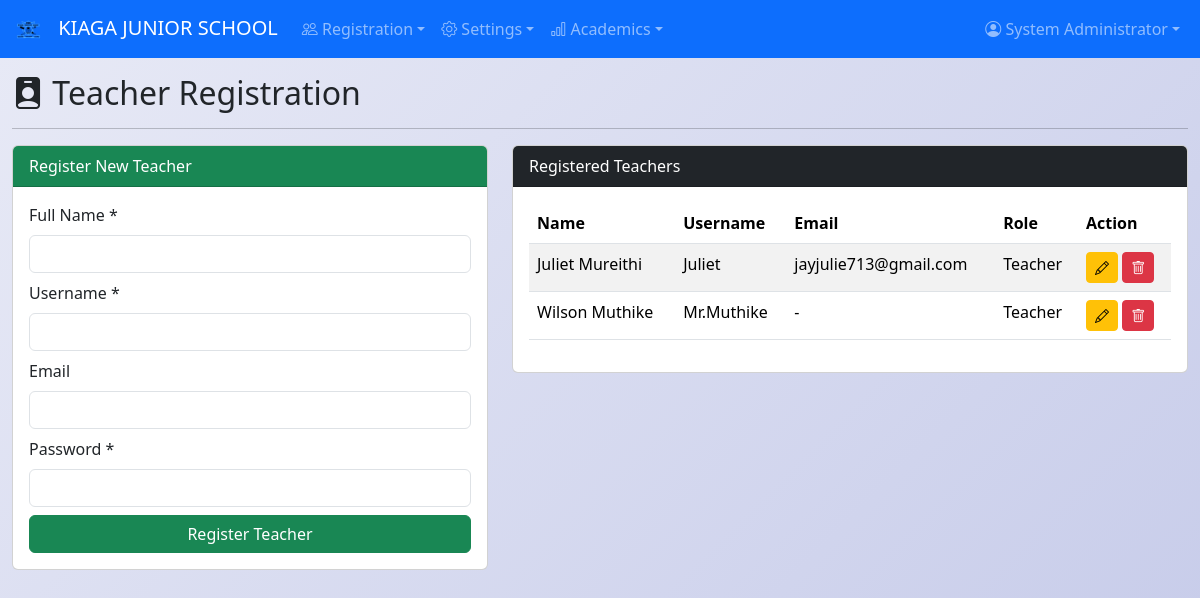
Screenshot of /teachers (signed in) with the database file from the repository.
### app.py (models this page shows, shortened)
class SchoolSettings(db.Model):
    id = db.Column(db.Integer, primary_key=True)
    school_name = db.Column(db.String(200), nullable=False, default='My School')
    school_address = db.Column(db.Text, nullable=True)
    school_phone = db.Column(db.String(50), nullable=True)
    school_email = db.Column(db.String(120), nullable=True)
    school_motto = db.Column(db.String(200), nullable=True)
    principal_name = db.Column(db.String(100), nullable=True)
    principal_title = db.Column(db.String(100), nullable=True, default='Principal')
    city = db.Column(db.String(100), nullable=True)
    logo_url = db.Column(db.String(500), nullable=True)
    po_box = db.Column(db.String(100), nullable=True)
    term_begins = db.Column(db.String(20), nullable=True)
    closing_date = db.Column(db.String(20), nullable=True)

class User(UserMixin, db.Model):
    id = db.Column(db.Integer, primary_key=True)
    username = db.Column(db.String(80), unique=True, nullable=False)
    email = db.Column(db.String(120), unique=True, nullable=True)
    password_hash = db.Column(db.String(200), nullable=False)
    role = db.Column(db.String(20), nullable=False, default='Teacher')
    full_name = db.Column(db.String(100), nullable=False)
    created_at = db.Column(db.DateTime, default=datetime.utcnow)

### app.py (the view, shortened to what this page needs)
@app.route('/teachers', methods=['GET', 'POST'])
@admin_required
def teachers():
    return render_template('teachers.html', teachers=User.query.filter_by(role='Teacher').all())

### app.py (called while the page is built)
def admin_required(f):
    @wraps(f)
    @login_required
    def wrap(*args, **kwargs):
        if current_user.role != 'Admin':
            flash('Access denied. Admin only.', 'danger')
            return redirect(url_for('dashboard'))
        return f(*args, **kwargs)
    return wrap

@login_manager.user_loader
def load_user(user_id):
    return User.query.get(int(user_id))

@app.context_processor
def inject_school_settings():
    s = SchoolSettings.query.first()
    if not s:
        s = SchoolSettings(school_name='My School')
        db.session.add(s)
        db.session.commit()
    gs = GradeSetting.query.order_by(GradeSetting.min_percentage.desc()).all()
    return dict(school=s, grade_settings=gs)

### templates/teachers.html (shortened to what this page needs)
{% extends "base.html" %}
{% block content %}
<h2><i class="bi bi-person-badge-fill"></i> Teacher Registration</h2>
<hr>
<div class="row">
    <div class="col-md-5">
        <div class="card">
            <div class="card-header bg-success text-white">Register New Teacher</div>
            <div class="card-body">
                <form method="POST">
                    <div class="mb-2">
                        <label class="form-label">Full Name *</label>
                        <input type="text" name="full_name" class="form-control" required>
                    </div>
                    <div class="mb-2">
                        <label class="form-label">Username *</label>
                        <input type="text" name="username" class="form-control" required>
                    </div>
                    <div class="mb-2">
                        <label class="form-label">Email</label>
                        <input type="email" name="email" class="form-control">
                    </div>
                    <div class="mb-2">
                        <label class="form-label">Password *</label>
                        <input type="password" name="password" class="form-control" required>
                    </div>
                    <button type="submit" class="btn btn-success w-100">Register Teacher</button>
                </form>
            </div>
        </div>
    </div>
    <div class="col-md-7">
        <div class="card">
            <div class="card-header bg-dark text-white">Registered Teachers</div>
            <div class="card-body">
                <table class="table table-striped">
                    <thead>
                        <tr><th>Name</th><th>Username</th><th>Email</th><th>Role</th><th>Action</th></tr>
                    </thead>
                    <tbody>
                        {% for t in teachers %}
                        <tr>
                            <td>{{ t.full_name }}</td>
                            <td>{{ t.username }}</td>
                            <td>{{ t.email or '-' }}</td>
                            <td>{{ t.role }}</td>
                            <td>
                                <a href="{{ url_for('edit_teacher', id=t.id) }}" class="btn btn-sm btn-warning"><i class="bi bi-pencil"></i></a>
                                <a href="{{ url_for('delete_teacher', id=t.id) }}" class="btn btn-sm btn-danger" onclick="return confirm('Delete this teacher?')"><i class="bi bi-trash"></i></a>
                            </td>
                        </tr>
                        {% else %}
                        <tr><td colspan="5" class="text-center">No teachers registered.</td></tr>
                        {% endfor %}
                    </tbody>
                </table>
            </div>
        </div>
    </div>
</div>
{% endblock %}

### templates/base.html (shortened to what this page needs)
<!DOCTYPE html>
<html lang="en">
<head>
    <link href="https://cdn.jsdelivr.net/npm/bootstrap@5.3.2/dist/css/bootstrap.min.css" rel="stylesheet">
    <link rel="stylesheet" href="https://cdn.jsdelivr.net/npm/bootstrap-icons@1.11.2/font/bootstrap-icons.css">
</head>
<body>
{% if current_user.is_authenticated %}
<nav class="navbar navbar-expand-lg navbar-dark bg-primary no-print">
    <div class="container-fluid">
        <a class="navbar-brand" href="{{ url_for('dashboard') }}">
            {% if school.logo_url %}<img src="{{ school.logo_url }}" alt="Logo" style="height:30px;margin-right:8px;">{% else %}<i class="bi bi-mortarboard-fill"></i>{% endif %}
            {{ school.school_name }}
        </a>
        <div class="collapse navbar-collapse" id="navbarNav">
            <ul class="navbar-nav me-auto">
                <li class="nav-item dropdown">
                    <a class="nav-link dropdown-toggle" data-bs-toggle="dropdown" href="#"><i class="bi bi-people"></i> Registration</a>
                </li>
                <li class="nav-item dropdown">
                    <a class="nav-link dropdown-toggle" data-bs-toggle="dropdown" href="#"><i class="bi bi-gear"></i> Settings</a>
                </li>
                <li class="nav-item dropdown">
                    <a class="nav-link dropdown-toggle" data-bs-toggle="dropdown" href="#"><i class="bi bi-bar-chart"></i> Academics</a>
                </li>
            </ul>
            <ul class="navbar-nav">
                <li class="nav-item dropdown">
                    <a class="nav-link dropdown-toggle" data-bs-toggle="dropdown" href="#"><i class="bi bi-person-circle"></i> {{ current_user.full_name }}</a>
                </li>
            </ul>
        </div>
    </div>
</nav>
{% endif %}
<div class="container-fluid mt-2">{% block content %}{% endblock %}</div>
</body>
</html>

### templates/base.html (style rules this page uses)
body { background: linear-gradient(135deg, #e8eaf6 0%, #c5cae9 100%); min-height: 100vh; }

### rows the page displays
SchoolSettings: logo_url (picture), school_name "KIAGA JUNIOR SCHOOL"
User: full_name "System Administrator"
User: full_name "Juliet Mureithi", username "Juliet", email "jayjulie713@gmail.com", role "Teacher"
User: full_name "Wilson Muthike", username "Mr.Muthike", email "-", role "Teacher"
